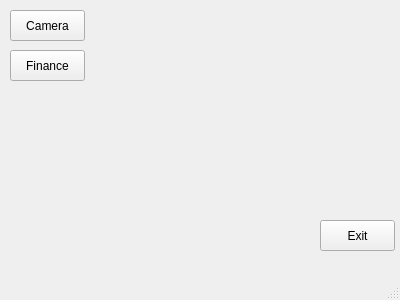
<?xml version="1.0" encoding="UTF-8"?>
<ui version="4.0">
 <class>QtMainWindow</class>
 <widget class="QMainWindow" name="QtMainWindow">
  <property name="geometry">
   <rect>
    <x>0</x>
    <y>0</y>
    <width>400</width>
    <height>300</height>
   </rect>
  </property>
  <property name="windowTitle">
   <string>QtMainWindow</string>
  </property>
  <widget class="QWidget" name="centralWidget">
   <widget class="QPushButton" name="btnCamera">
    <property name="geometry">
     <rect>
      <x>10</x>
      <y>10</y>
      <width>75</width>
      <height>31</height>
     </rect>
    </property>
    <property name="text">
     <string>Camera</string>
    </property>
   </widget>
   <widget class="QPushButton" name="btnFinance">
    <property name="geometry">
     <rect>
      <x>10</x>
      <y>50</y>
      <width>75</width>
      <height>31</height>
     </rect>
    </property>
    <property name="text">
     <string>Finance</string>
    </property>
   </widget>
   <widget class="QPushButton" name="btnExit">
    <property name="geometry">
     <rect>
      <x>320</x>
      <y>220</y>
      <width>75</width>
      <height>31</height>
     </rect>
    </property>
    <property name="text">
     <string>Exit</string>
    </property>
   </widget>
  </widget>
  <widget class="QMenuBar" name="menuBar">
   <property name="geometry">
    <rect>
     <x>0</x>
     <y>0</y>
     <width>400</width>
     <height>23</height>
    </rect>
   </property>
  </widget>
  <widget class="QStatusBar" name="statusBar"/>
 </widget>
 <layoutdefault spacing="6" margin="11"/>
 <resources/>
 <connections/>
</ui>
